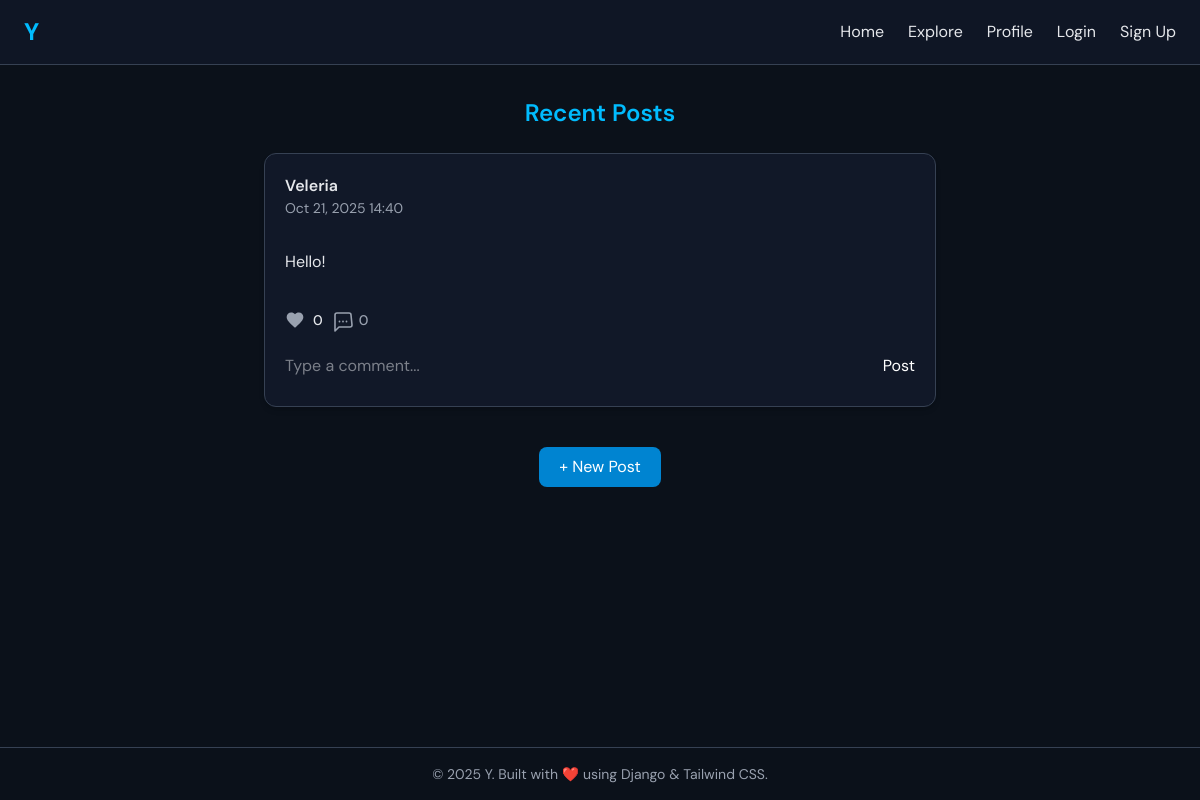
/post/, run on an earlier commit of the app's database.
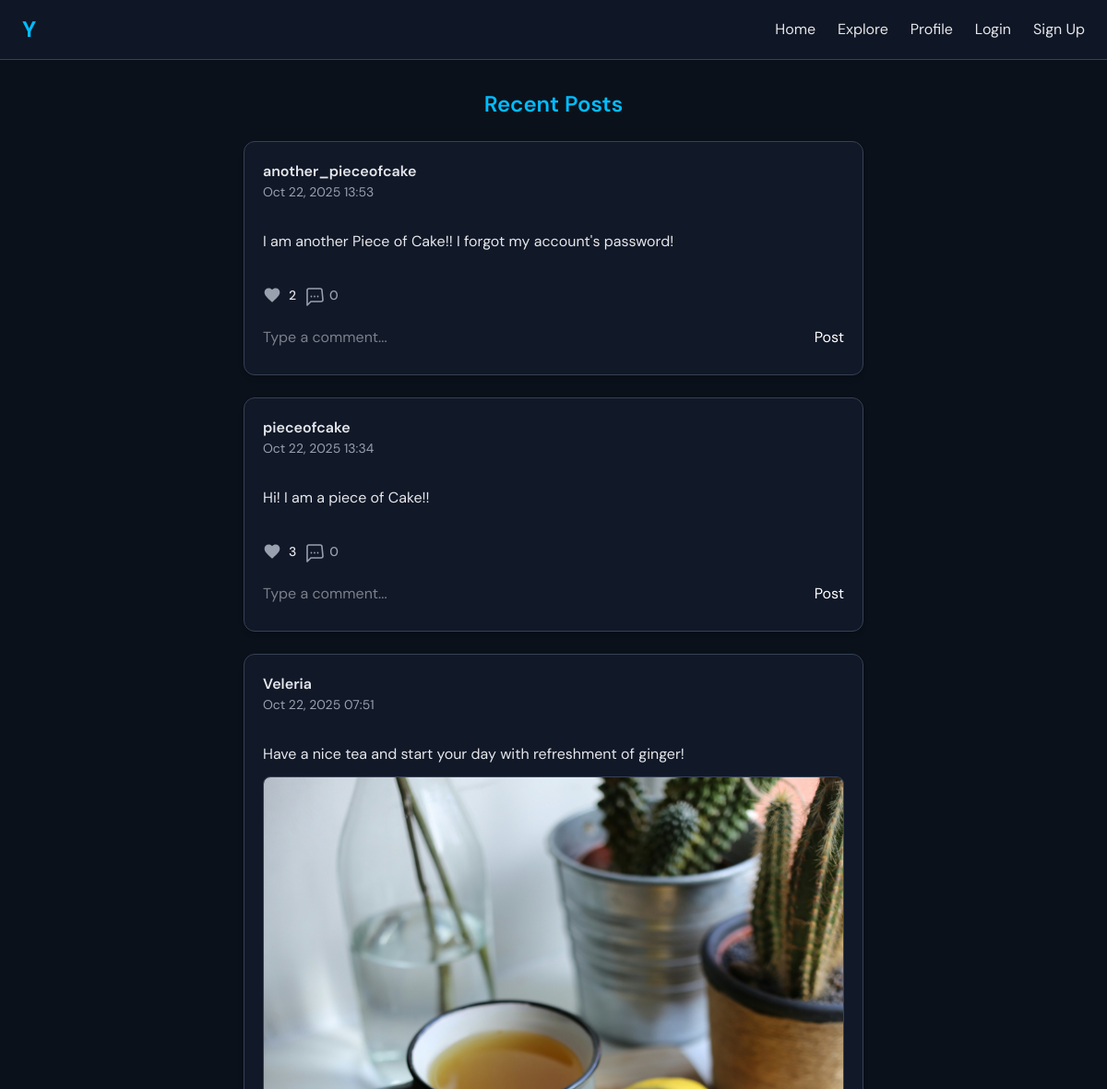
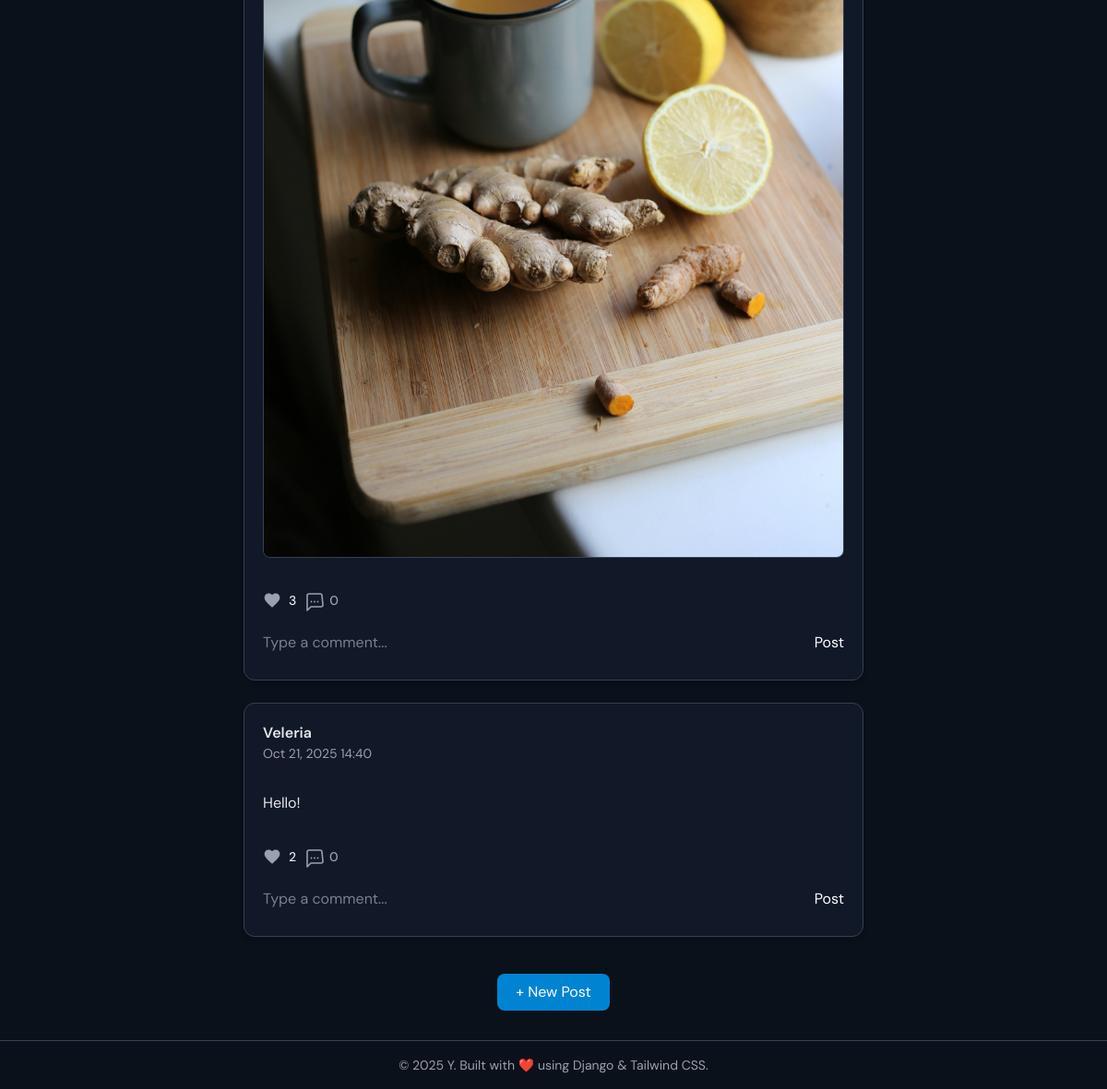
And on a later commit of the database (2 pictures, top to bottom).
### core/models.py (models this page shows, shortened)
class Post(models.Model):
    user = models.ForeignKey(User, on_delete=models.CASCADE)
    text = models.TextField()
    images = models.ImageField(upload_to="posts/photos/", blank=True, null=True)
    videos = models.FileField(upload_to="posts/videos/", blank=True, null=True, validators=[validate_video_extension])
    created_at = models.DateTimeField(auto_now_add=True)
    updated_at = models.DateTimeField(auto_now_add=True)
    likes = models.ManyToManyField(User, related_name="liked_post", blank=True)

### core/views.py (the view)
# urls.py: path("post/", views.post_list, name="post_list"),
def post_list(request):
    posts = Post.objects.all().order_by('-created_at')
    return render(request, 'post_list.html', {'posts': posts})

### core/templates/post_list.html (shortened to what this page needs)
{% extends 'base.html' %}
{% block content %}
<div class="max-w-2xl mx-auto">
  <h2 class="text-2xl font-semibold text-sky-400 mb-6 text-center">
    Recent Posts
  </h2>
  {% if posts %}
  <div class="space-y-6">
    {% for post in posts %}
    <div class="bg-[#111828] rounded-xl shadow-md border border-gray-700 hover:shadow-lg transition p-5">
      <div class="flex items-start justify-between relative mb-2">
        <div>
          <h3 class="font-semibold text-gray-200">{{ post.user.username }}</h3>
          <p class="text-sm text-gray-400">{{ post.created_at|date:"M d, Y H:i" }}</p>
        </div>
      </div>
       <br>
      <p class="text-gray-200 whitespace-pre-line mb-3">{{ post.text }}</p>
      {% if post.images %}
      <div class="rounded-lg overflow-hidden border border-gray-700 mb-3">
        <img src="{{ post.images.url }}" alt="Post Image" class="w-full object-cover"/>
      </div>
      {% endif %}
      <br>
      <form method="POST" class="mb-4">
        <div class="flex items-center space-x-2 mb-4">
          <button
            type="button"
            class="like-btn flex items-center space-x-2"
            data-post-id="{{ post.id }}">
            <div class="heart-icon w-5 h-5 {% if user in post.likes.all %}text-red-500{% else %}text-gray-400{% endif %}">
              <a href="{% url 'toggle_likes' post.id %}">
                {% include "icons/heart.svg" %}
              </a>
            </div>
            <span class="likes-count text-sm font-medium">{{ post.likes.count }}</span>
          </button>
            <div class="flex items-center space-x-2 text-gray-400 hover:text-gray-200 cursor-pointer"
                onclick="toggleComments('{{ post.id }}')">
              <div class="w-5 h-5">
              </div>
              <span class="comments-count text-sm font-medium">{{ post.comments.count }}</span>
            </div>
          </div>
      </form>
      <form action="{% url 'add_comment' post.id %}" method="POST" class="mt-4 flex items-center space-x-2">
              <input type="text" name="body" placeholder="Type a comment..."
              class="flex-1 bg-gray-800 text-gray-100 rounded-md px-3 py-2 focus:outline-none focus:ring-2 focus:ring-blue-500"/>
              <button type="submit" class="bg-blue-500 hover:bg-blue-600 text-white px-3 py-2 rounded-md">Post</button>
      </form>
    </div>
    {% endfor %}
  </div>
  {% else %}
  <p class="text-center text-gray-400">
    No posts yet.
    <a href="{% url 'post_create' %}" class="text-sky-400 hover:underline">Create one?</a>
  </p>
  {% endif %}
  <div class="mt-10 flex justify-center">
    <a href="{% url 'post_create' %}" class="bg-sky-600 text-white px-5 py-2 rounded-lg hover:bg-sky-700 transition">
      + New Post
    </a>
  </div>
</div>
{% endblock content %}

### theme/templates/base.html (shortened to what this page needs)
{% load static tailwind_tags %}
<!DOCTYPE html>
<html lang="en" class="bg-[#0b111a] text-gray-200">
  <head>
    {% tailwind_css %}
  </head>
  <body class="min-h-screen flex flex-col bg-[#0b111a] text-gray-200">
    <nav class="flex justify-between items-center px-6 py-4 bg-[#111828]/80 backdrop-blur-md border-b border-gray-700">
      <h1 class="text-2xl font-bold text-sky-400">Y</h1>
      <div class="flex items-center space-x-6">
        <a href="{% url 'post_list' %}" class="text-gray-200 hover:text-sky-400 transition">Home</a>
        <a href="#" class="text-gray-200 hover:text-sky-400 transition">Explore</a>
        <a href="#" class="text-gray-200 hover:text-sky-400 transition">Profile</a>
        {% if user.is_authenticated %}
          <form method="post" action="{% url 'logout' %}">
            {% csrf_token %}
            <button class="text-gray-200 hover:text-sky-400 transition" type="submit">Logout</button>
          </form>
        {% else %}
          <a href="{% url 'login' %}" class="text-gray-200 hover:text-sky-400 transition">Login</a>
          <a href="{% url 'register' %}" class="text-gray-200 hover:text-sky-400 transition">Sign Up</a>
        {% endif %}
      </div>
    </nav>
    <main class="flex-1 container mx-auto px-4 py-8">
      {% block content %}{% endblock content %}
    </main>
    <footer class="py-4 text-center text-sm text-gray-400 border-t border-gray-700">
      {% block footer %}
        <p>© 2025 Y. Built with ❤️ using Django & Tailwind CSS.</p>
      {% endblock footer %}
    </footer>
  </body>
</html>

### core/templates/icons/heart.svg
<svg xmlns="http://www.w3.org/2000/svg" viewBox="0 0 24 24" fill="currentColor">
  <path d="M12 21.35l-1.45-1.32C5.4 15.36 2 12.28 2 8.5
           2 5.42 4.42 3 7.5 3c1.74 0 3.41 0.81 4.5 2.09
           C13.09 3.81 14.76 3 16.5 3
           19.58 3 22 5.42 22 8.5
           c0 3.78-3.4 6.86-8.55 11.54L12 21.35z"/>
</svg>

### theme/templates/base.html (style rules this page uses)
body { font-family: 'DM Sans', sans-serif; }

What changed in the data, as far as the page shows it:
added Post: user.username "another_pieceofcake", created_at "Oct 22, 2025 13:53", text "I am another Piece of Cake!! I forgot my account's password!", likes.count "2", comments.count "0"
added Post: user.username "pieceofcake", created_at "Oct 22, 2025 13:34", text "Hi! I am a piece of Cake!!", likes.count "3", comments.count "0"
added Post: user.username "Veleria", created_at "Oct 22, 2025 07:51", text "Have a nice tea and start your day with refreshment of ginger!", images (picture), likes.count "3", comments.count "0"
computed for Post "Hello!": likes.count "0" → "2"
